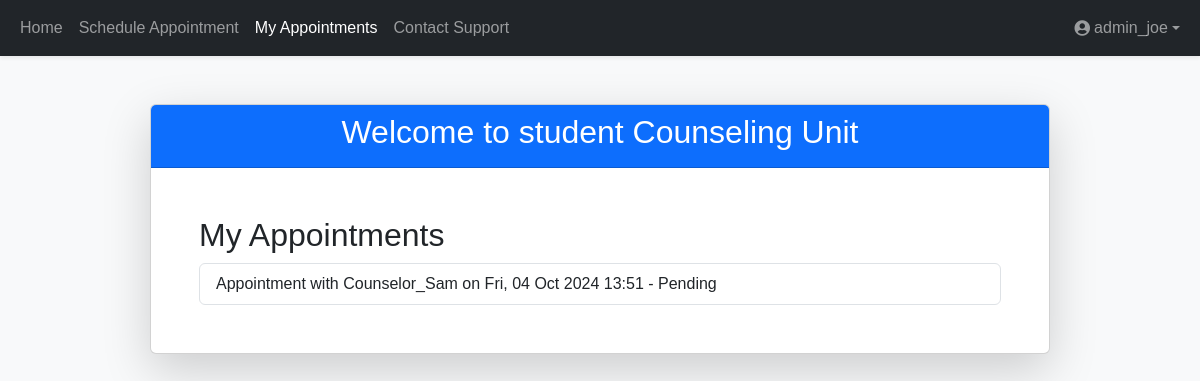
/appointments/ (signed in), run on the app's committed database.
### counseling/models.py (models this page shows, shortened)
class Appointment(models.Model):
    user = models.ForeignKey(User, on_delete=models.CASCADE)
    counselor = models.ForeignKey(Counselor, on_delete=models.CASCADE)
    date = models.DateTimeField()
    reason = models.TextField()
    status = models.CharField(max_length=20, choices=[('Pending', 'Pending'), ('Confirmed', 'Confirmed'), ('Cancelled', 'Cancelled')], default='Pending')

class Counselor(models.Model):
    user = models.OneToOneField(User, on_delete=models.CASCADE)
    bio = models.TextField()

### counseling/views.py (the view)
# urls.py: path('appointments/', views.appointment_list, name='appointment_list'),
@login_required
def appointment_list(request):
    appointments = Appointment.objects.filter(user=request.user)
    return render(request, 'appointment_list.html', {'appointments': appointments})

### counseling/templates/appointment_list.html (shortened to what this page needs)
{% extends 'base.html' %}
{% block content %}
<h2>My Appointments</h2>
<ul class="list-group">
    {% for appointment in appointments %}
    <li class="list-group-item">
        Appointment with {{ appointment.counselor.user.username }} on {{ appointment.date|date:"D, d M Y H:i" }} - {{ appointment.status }}
    </li>
    {% endfor %}
</ul>
{% endblock %}

### counseling/templates/navbar.html (shortened to what this page needs)
<nav class="navbar navbar-expand-lg navbar-dark bg-dark shadow-sm">
    <div class="container-fluid">
        <div class="collapse navbar-collapse" id="navbarNav">
            <ul class="navbar-nav me-auto mb-2 mb-lg-0">
                <li class="nav-item">
                    <a class="nav-link {% if request.resolver_match.url_name == 'home' %}active{% endif %}" href="{% url 'home' %}">Home</a>
                </li>
                {% if user.is_authenticated %}
                <li class="nav-item">
                    <a class="nav-link {% if request.resolver_match.url_name == 'schedule_appointment' %}active{% endif %}" href="{% url 'schedule_appointment' %}">Schedule Appointment</a>
                </li>
                <li class="nav-item">
                    <a class="nav-link {% if request.resolver_match.url_name == 'appointment_list' %}active{% endif %}" href="{% url 'appointment_list' %}">My Appointments</a>
                </li>
                <li class="nav-item">
                    <a class="nav-link {% if request.resolver_match.url_name == 'contact_support' %}active{% endif %}" href="{% url 'contact_support' %}">Contact Support</a>
                </li>
                {% endif %}
            </ul>
            <ul class="navbar-nav ms-auto">
                {% if user.is_authenticated %}
                <li class="nav-item dropdown">
                    <a class="nav-link dropdown-toggle d-flex align-items-center" href="#" id="profileDropdown" role="button" data-bs-toggle="dropdown" aria-expanded="false">
                        <i class="fas fa-user-circle me-1"></i> {{ user.username }}
                    </a>
                </li>
                {% endif %}
            </ul>
        </div>
    </div>
</nav>

### counseling/templates/base.html (style rules this page uses)
body { background-image: url('https://media.istockphoto.com/id/1977348709/photo/laughing-young-businesswoman-talking-with-colleagues-in-an-office-hallway.jpg?s=612x612&w=is&k=20&c=u46buz4xE77KcbN7QkWYeQT2yMG_-fhAF76oAtmEQMM='); background-size: cover; background-position: center; background-repeat: no-repeat; background-attachment: fixed; font-family: 'Poppins', sans-serif; }

### data on the page
Appointment: counselor.user.username "Counselor_Sam", date "Fri, 04 Oct 2024 13:51", status "Pending"

### other printed values
{{ user.username }} "admin_joe"
